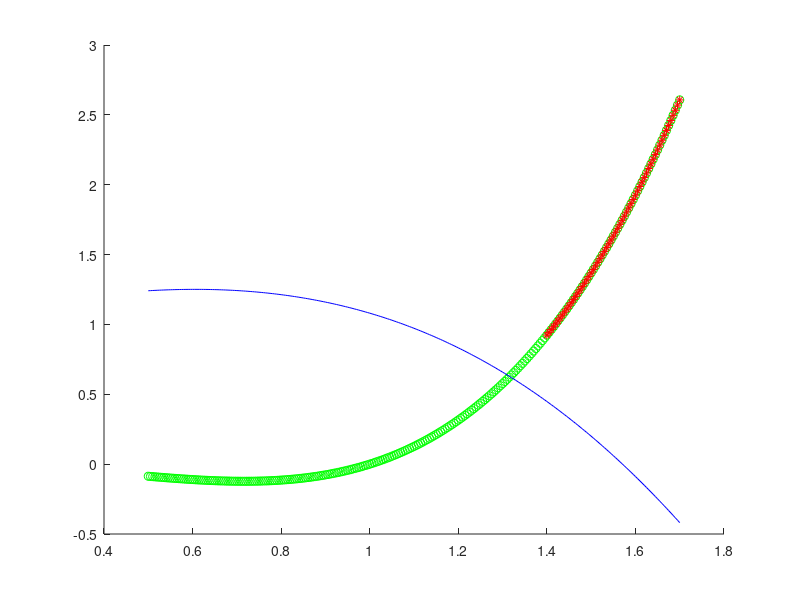

The MATLAB script that drew this image:
arxi=1/2; telos=1.7; vima=5*10^(-3);
x=[arxi:vima:telos];
f=(x.^3).*log(x);
g=(2.^x).*cos(x);
figure
hold on
plot(x,f,'go')
plot(x,g,'b')
d=1;
for ii=1:length(x)
    if f(ii)>2*g(ii)
        megx(d)=x(ii);
        megf(d)=f(ii);
        d=d+1;
    end
end
plot(megx,megf,'r*')